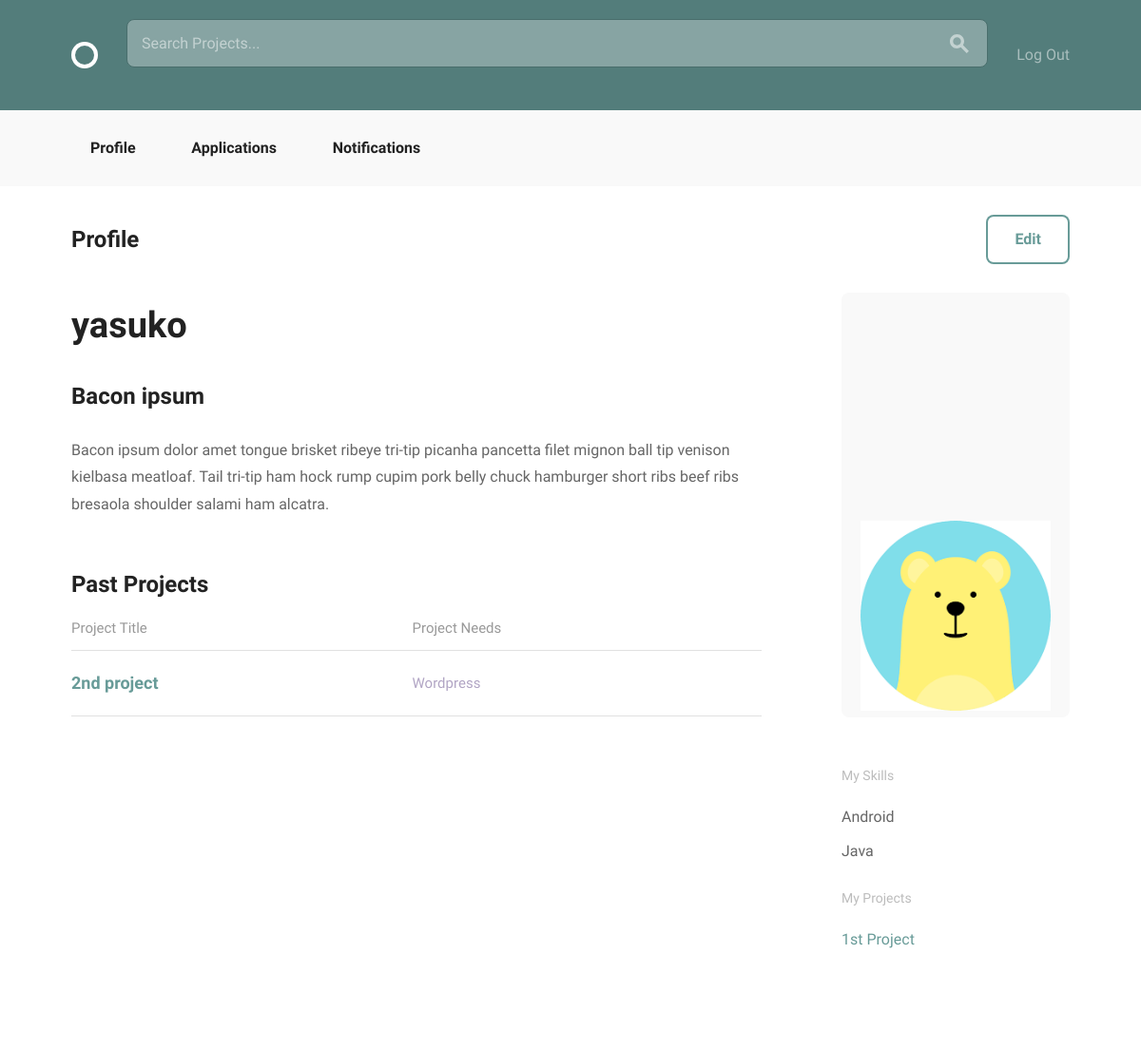
The page /accounts/profile/3/ (signed in) on the database as committed earlier.
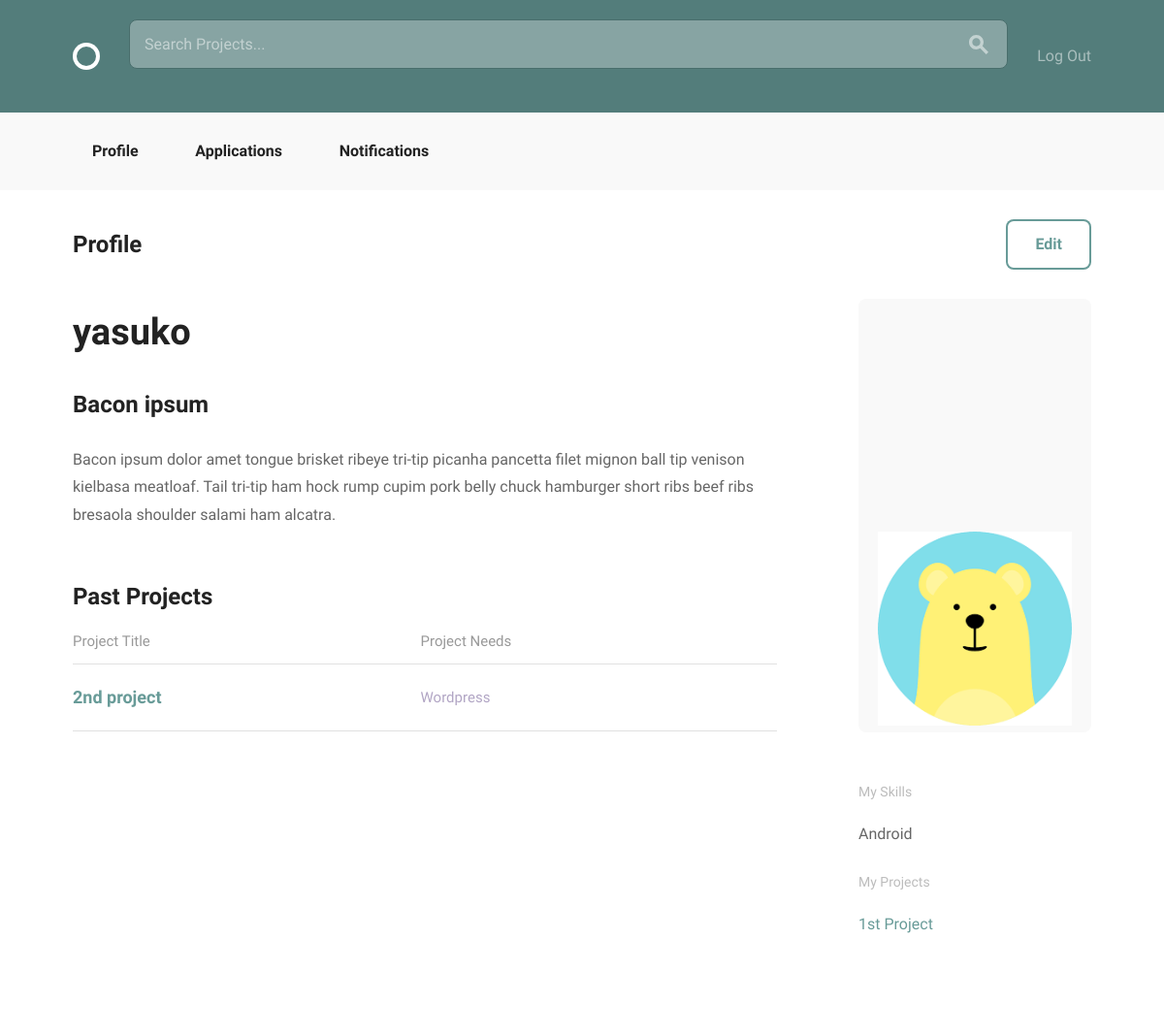
The same page on the database as committed later.
### accounts/models.py (models this page shows, shortened)
class User(AbstractBaseUser, PermissionsMixin):
    email = models.EmailField(unique=True)
    username = models.CharField(max_length=40, unique=True)
    bio = models.TextField(max_length=500, blank=True, default="")
    image = models.ImageField(upload_to="profile_image/", blank=True)
    date_joined = models.DateTimeField(default=timezone.now)
    is_active = models.BooleanField(default=True)
    is_staff = models.BooleanField(default=False)
    objects = UserManager()
    USERNAME_FIELD = "email"
    REQUIRED_FIELDS = ["username"]

class Skill(models.Model):
    user = models.ForeignKey(settings.AUTH_USER_MODEL, null=True)
    name = models.CharField(max_length=20, choices=SKILLES_CHOICES)
    def __str__(self):
        return self.name

### projects/models.py (models this page shows, shortened)
class Application(models.Model):
    applicant = models.ForeignKey(
        settings.AUTH_USER_MODEL,
        related_name="applicaion"
    )
    position = models.ForeignKey(Position)
    status = models.CharField(max_length=20)

class Position(models.Model):
    ANDROID = "Android"
    DESIGN = "Design"
    JAVA = "Java"
    PHP = "PHP"
    PYTHON = "Python"
    RAILS = "Rails"
    WORDPRESS = "Wordpress"
    iOS = "iOS"
    SKILLES_CHOICES = (
        (ANDROID, "Android Developer"),
        (DESIGN, "Designer"),
        (JAVA, "Java Developer"),
        (PHP, "PHP Developer"),
        (PYTHON, "Python Developer"),
        (RAILS, "Rails Developer"),
        (WORDPRESS, "Wordpress Developer"),
        (iOS, "iOS Developer")
    )
    project = models.ForeignKey(
        Project,
        null=True,
        related_name="positions",
        on_delete=models.CASCADE)
    title = models.CharField(max_length=100, blank=True)
    description = models.TextField(max_length=500, blank=True)
    skill = models.CharField(
        max_length=20,
        choices=SKILLES_CHOICES,
        default="",
        blank=True)
    position_filled = models.BooleanField(default=False, blank=True)
    applicants = models.ManyToManyField(
        settings.AUTH_USER_MODEL,
        through='Application')

class Project(models.Model):
    user = models.ForeignKey(settings.AUTH_USER_MODEL, null=True)
    title = models.CharField(max_length=100)
    description = models.TextField(max_length=500)
    estimated_time = models.IntegerField()
    requirements = models.CharField(max_length=100)

### accounts/views.py (the view)
@login_required
def profile_detail(request, pk):
    profile = get_object_or_404(models.User, pk=pk)
    skills = models.Skill.objects.filter(user_id=pk)
    projects = Project.objects.filter(user_id=pk)
    applications = Application.objects.filter(
                        applicant=request.user,
                        status='accept')
    return render(request, 'accounts/profile_detail.html', {
            'profile': profile,
            'skills': skills,
            'projects': projects ,
            'applications': applications })

### projects/templatetags/project_extras.py (called while the page is built)
@register.filter('markdown_to_html')
def markdown_to_html(markdown_text):
    html_body = markdown2.markdown(markdown_text)
    return mark_safe(html_body)

### accounts/templates/accounts/profile_detail.html
{% extends "layout.html" %}
{% load static from staticfiles %}
{% load project_extras %}
{% block body_content %}
<div class="bounds circle--page">
    <div class="circle--page--header circle--fluid">
        <div class="circle--fluid--cell circle--fluid--primary">
            <h2>Profile</h2>
        </div>
        {% if profile.id == request.user.id %}
            <div class="circle--fluid--cell circle--fluid--secondary">
                <a class="button icon-on-left" href="{% url 'accounts:edit' pk=user.id %}">Edit</a>
            </div>
        {% endif %}
    </div>
    <div class="grid-70">
        <div class="circle--article--body">
              <h1>{{ profile.username }}</h1>
              {{ profile.bio | markdown_to_html }}
        </div>
        <h2>Past Projects</h2>
        <table class="u-full-width circle--table">
            <thead>
                <tr>
                    <th>Project Title</th>
                    <th class="circle--cell--right">Project Needs</th>
                </tr>
            </thead>
            <tbody>
                {% for application in applications %}
                    <tr class="clickable-row" data-href="{% url 'projects:project_detail' pk=application.position.project.pk %}">
                        <td>
                            <h3>{{ application.position.project.title }}</h3>
                        </td>
                        <td class="circle--cell--right">
                            <span class="secondary-label">{{ application.position.skill }}</sapn>
                        </td>
                    </tr>
                {% endfor %}
            </tbody>
        </table>
    </div>
    <div class="grid-25 grid-push-5">
        <div class="circle--secondary--module">
            <div class="circle--primary--avatar">
                {% if profile.image %}
                    <img src="{{ profile.image.url }}" height=200 width=200 alt="profile image"/>
                {% endif %}
            </div>
        </div>
        <div class="circle--secondary--module">
            <h4>My Skills</h4>
            <ul class="unloaded">
                {% for skill in skills %}
                <li>{{ skill }}</li>
                {% endfor %}
            </ul>
            <h4>My Projects</h4>
            <ul class="circle--link--list">
                {% for project in projects %}
                <li><a href="{% url 'projects:project_detail' pk=project.pk %}">{{ project.title }}</a></li>
                {% endfor %}
            </ul>
        </div>
    </div>
</div>
{% endblock %}

### templates/layout.html (shortened to what this page needs)
{% load static from staticfiles %}
{% load project_extras %}
<!DOCTYPE html>
<html lang="en">
  <head>
    <link rel="stylesheet" href="{% static 'css/global.css' %}">
  </head>
  <body>
    <header class="circle--header">
      <div class="bounds">
        <div class="circle--fluid">
          <div class="circle--fluid--cell">
            <h1 class="hide-text circle--logo"><a class="logo" href="{% url 'home' %}">Circle</a></h1>
          </div>
          <div class="circle--fluid--cell circle--fluid--primary">
            <form action="{% url 'home' %}" method="GET">
              <div class="circle--search">
                <input type="text" placeholder="Search Projects..." / name='q'>
                <button>
                </button>
              </div>
            </form>
          </div>
          <div class="circle--fluid--cell circle--fluid--secondary">
            <nav>
              <ul class="circle--inline">
                {% if user.is_authenticated %}
                  <li><a href="{% url 'logout' %}">Log Out</a></li>
                {% else %}
                  <li><a href="{% url 'accounts:signup' %}">Sign Up</a></li>
                  <li><a href="{% url 'login' %}">Log In</a></li>
                {% endif %}
              </ul>
            </nav>
          </div>
        </div>
      </div>
    </header>
    <div class="circle--actions--bar">
        <nav class="bounds">
            <ul class="circle--pill--list">
              {% if user.is_authenticated %}
                <li><a href="{% url 'accounts:profile_detail' pk=user.id %}">Profile</a></li>
                <li><a href="{% url 'projects:application' %}">Applications</a></li>
                <li><a href="{% url 'projects:notification' %}">Notifications</a></li>
              {% endif %}
            </ul>
        </nav>
    </div>
    {% block body_content %}{% endblock %}
  </body>
</html>

Rows that differ between the two databases and show on the page:
removed Skill: name "Java"
